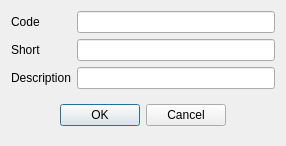
<?xml version="1.0" encoding="UTF-8"?>
<ui version="4.0">
 <class>RERoomCategory</class>
 <widget class="QDialog" name="RERoomCategory">
  <property name="geometry">
   <rect>
    <x>0</x>
    <y>0</y>
    <width>286</width>
    <height>139</height>
   </rect>
  </property>
  <property name="windowTitle">
   <string>Room category</string>
  </property>
  <layout class="QVBoxLayout" name="verticalLayout">
   <item>
    <layout class="QGridLayout" name="gridLayout">
     <item row="0" column="1">
      <widget class="EQLineEdit" name="leCode">
       <property name="focusPolicy">
        <enum>Qt::NoFocus</enum>
       </property>
       <property name="readOnly">
        <bool>true</bool>
       </property>
       <property name="PrimaryKey" stdset="0">
        <bool>true</bool>
       </property>
       <property name="Field" stdset="0">
        <string>f_id</string>
       </property>
      </widget>
     </item>
     <item row="2" column="1">
      <widget class="EQLineEdit" name="leDescription">
       <property name="Field" stdset="0">
        <string>f_description</string>
       </property>
      </widget>
     </item>
     <item row="2" column="0">
      <widget class="QLabel" name="label_3">
       <property name="text">
        <string>Description</string>
       </property>
      </widget>
     </item>
     <item row="1" column="1">
      <widget class="EQLineEdit" name="leShort">
       <property name="Field" stdset="0">
        <string>f_short</string>
       </property>
      </widget>
     </item>
     <item row="1" column="0">
      <widget class="QLabel" name="label_2">
       <property name="text">
        <string>Short</string>
       </property>
      </widget>
     </item>
     <item row="0" column="0">
      <widget class="QLabel" name="label">
       <property name="text">
        <string>Code</string>
       </property>
      </widget>
     </item>
     <item row="3" column="0" colspan="2">
      <widget class="QWidget" name="widget" native="true">
       <layout class="QHBoxLayout" name="horizontalLayout">
        <item>
         <spacer name="horizontalSpacer">
          <property name="orientation">
           <enum>Qt::Horizontal</enum>
          </property>
          <property name="sizeHint" stdset="0">
           <size>
            <width>37</width>
            <height>20</height>
           </size>
          </property>
         </spacer>
        </item>
        <item>
         <widget class="QPushButton" name="btnOk">
          <property name="text">
           <string>OK</string>
          </property>
         </widget>
        </item>
        <item>
         <widget class="QPushButton" name="btnCancel">
          <property name="text">
           <string>Cancel</string>
          </property>
         </widget>
        </item>
        <item>
         <spacer name="horizontalSpacer_2">
          <property name="orientation">
           <enum>Qt::Horizontal</enum>
          </property>
          <property name="sizeHint" stdset="0">
           <size>
            <width>37</width>
            <height>20</height>
           </size>
          </property>
         </spacer>
        </item>
       </layout>
      </widget>
     </item>
    </layout>
   </item>
  </layout>
 </widget>
 <customwidgets>
  <customwidget>
   <class>EQLineEdit</class>
   <extends>QLineEdit</extends>
   <header location="global">eqlineedit.h</header>
  </customwidget>
 </customwidgets>
 <tabstops>
  <tabstop>leShort</tabstop>
  <tabstop>leDescription</tabstop>
  <tabstop>btnOk</tabstop>
  <tabstop>btnCancel</tabstop>
 </tabstops>
 <resources/>
 <connections/>
</ui>
